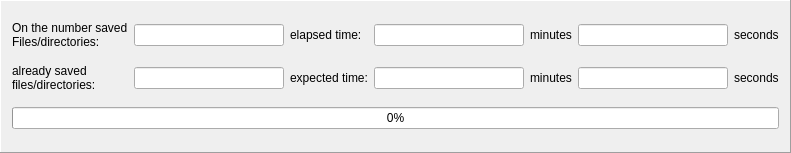
   <widget class="QFrame" name="frame">
    <property name="geometry">
     <rect>
      <x>0</x>
      <y>520</y>
      <width>791</width>
      <height>153</height>
     </rect>
    </property>
    <property name="frameShape">
     <enum>QFrame::Panel</enum>
    </property>
    <property name="frameShadow">
     <enum>QFrame::Raised</enum>
    </property>
    <layout class="QGridLayout" name="gridLayout">
     <item row="3" column="0" colspan="7">
      <widget class="QProgressBar" name="progressBar">
       <property name="maximum">
        <number>100</number>
       </property>
       <property name="value">
        <number>0</number>
       </property>
      </widget>
     </item>
     <item row="0" column="2">
      <widget class="QLabel" name="label_5">
       <property name="text">
        <string>elapsed time:</string>
       </property>
      </widget>
     </item>
     <item row="0" column="0">
      <widget class="QLabel" name="label_2">
       <property name="locale">
        <locale language="German" country="Germany"/>
       </property>
       <property name="text">
        <string>On the number saved
Files/directories:</string>
       </property>
      </widget>
     </item>
     <item row="0" column="1">
      <widget class="QLineEdit" name="AnzahlsaveFile">
       <property name="alignment">
        <set>Qt::AlignCenter</set>
       </property>
      </widget>
     </item>
     <item row="1" column="0">
      <widget class="QLabel" name="label_3">
       <property name="text">
        <string>already saved 
files/directories:</string>
       </property>
      </widget>
     </item>
     <item row="1" column="1">
      <widget class="QLineEdit" name="AnzahlgesicherteFile">
       <property name="alignment">
        <set>Qt::AlignCenter</set>
       </property>
      </widget>
     </item>
     <item row="0" column="3">
      <widget class="QLineEdit" name="MinuteElapsed">
       <property name="alignment">
        <set>Qt::AlignCenter</set>
       </property>
      </widget>
     </item>
     <item row="0" column="6">
      <widget class="QLabel" name="label_8">
       <property name="text">
        <string>seconds</string>
       </property>
      </widget>
     </item>
     <item row="0" column="5">
      <widget class="QLineEdit" name="SekundeElapsed">
       <property name="alignment">
        <set>Qt::AlignCenter</set>
       </property>
      </widget>
     </item>
     <item row="0" column="4">
      <widget class="QLabel" name="label_7">
       <property name="text">
        <string>minutes</string>
       </property>
      </widget>
     </item>
     <item row="1" column="3">
      <widget class="QLineEdit" name="MinuteRemaining">
       <property name="alignment">
        <set>Qt::AlignCenter</set>
       </property>
      </widget>
     </item>
     <item row="1" column="2">
      <widget class="QLabel" name="label_6">
       <property name="text">
        <string>expected time:</string>
       </property>
      </widget>
     </item>
     <item row="1" column="4">
      <widget class="QLabel" name="label_9">
       <property name="text">
        <string>minutes</string>
       </property>
      </widget>
     </item>
     <item row="1" column="5">
      <widget class="QLineEdit" name="SekundeRemaining">
       <property name="alignment">
        <set>Qt::AlignCenter</set>
       </property>
      </widget>
     </item>
     <item row="1" column="6">
      <widget class="QLabel" name="label_10">
       <property name="text">
        <string>seconds</string>
       </property>
      </widget>
     </item>
    </layout>
   </widget>
